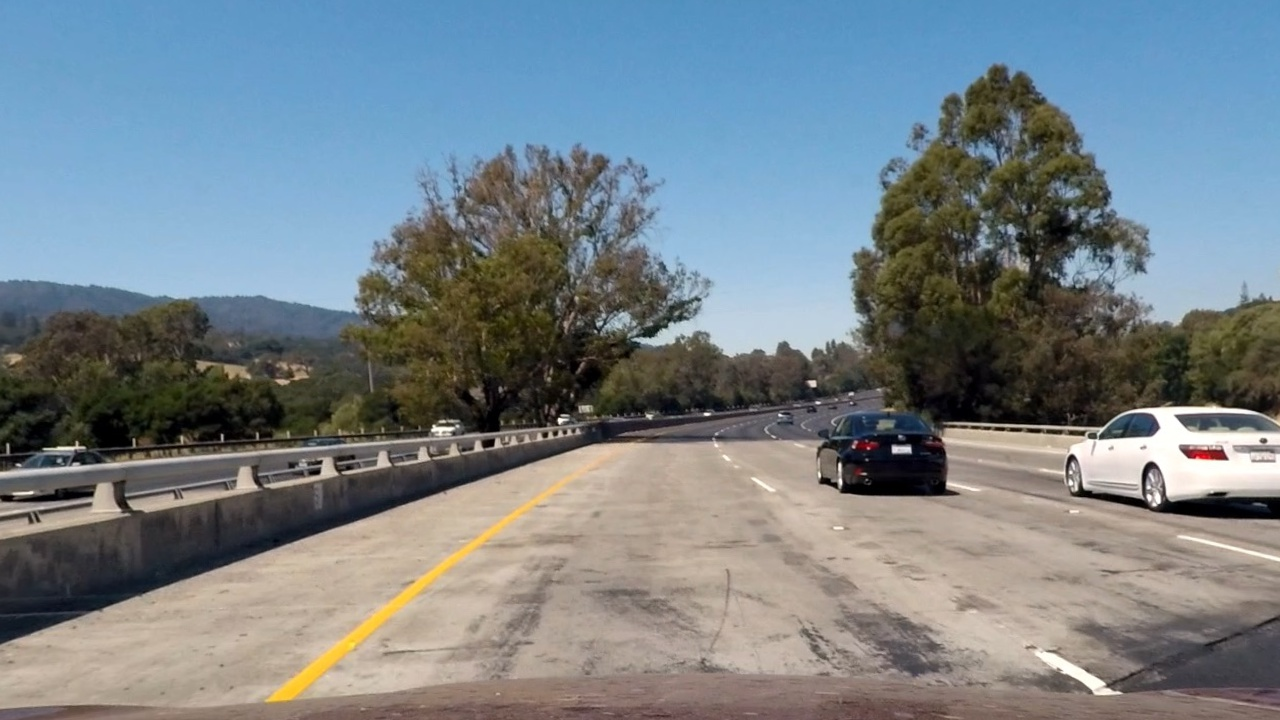
#> input picture test_images/undistorted1.jpg, 1280 x 720 px, given in place of test1.jpg, which was not available
$ python Dannys_Lane_Line_Finder_For_Images.py   (older library calls are emulated)
#> lines starting #> are read from the running program, lines starting #| are printed output that depends on the picture; after the words box and inside, x2 and y2 are one past the last pixel; in counts of white or black regions, pixels touching at a corner belong together; pictures that were not available may be replaced by others from this repository, and a replacement may not be noted
### Config.py
import cv2
import os
import numpy as np
import CameraCalibration

#Variables used throughout
Count_Frames_Processed = 0
ym_per_pix = 30/720 # meters per pixel in y dimension
xm_per_pix = 3.7/700 # meters per pixel in x dimension


# NOTE - you only have to run the CameraCalibration.calibrate_me() function one time then you can copy the values in as I did below
#  this would be repeated if you change cameras and need to redo the calibration

# cam_mtx, dist_coeffs, notused1, undistorted_img = CameraCalibration.calibrate_me()
# print(cam_mtx)
# print(dist_coeffs)

# These values were copied in from running the CameraCalibration.calibrate_me() function on the set of test images
cam_mtx =  np.array([[  1.15396093e+03,   0.00000000e+00,   6.69705359e+02],
 [  0.00000000e+00,   1.14802495e+03,   3.85656232e+02],
 [  0.00000000e+00,   0.00000000e+00,   1.00000000e+00]])

dist_coeffs = np.array([ -2.41017968e-01,  -5.30720497e-02,  -1.15810318e-03,  -1.28318543e-04,  2.67124302e-02])


os.chdir('C:/Users/bynum/documents/udacity/term1/dwb-t1-p2/test_images')

#basing image sizes and blank images off of test1.jpg throughout project
img_in = cv2.imread('test1.jpg')
#> img_in is the input picture: shape (720, 1280, 3); mean B, G, R 136.2, 130, 119.3

img_width = img_in.shape[1]
img_height = img_in.shape[0]

img_size = (img_width, img_height)


#Note with these source / original_image points, the transform looks good, but I may be giving up
#some information because it cuts off at a closer distance (lower in image) - see plot with "FindPerspectiveTransformOffline.py"
#original_image_points = np.float32([[734,482],[1025,665],[280,665],[548,482]])
original_image_points = np.float32([[693,449],[1025,665],[280,665],[593,449]])

desired_new_points = np.float32([[1025,0],[1025,719],[280,719],[280,0]])


#Create default "previously_used_fill_points" variable
#########################################
ploty = np.linspace(0, img_in.shape[0]-1, img_in.shape[0] )
left_fitx = 1*ploty**2 + 1*ploty
right_fitx = 1*ploty**2 + 1*ploty
fill_pts_left = np.array([np.transpose(np.vstack([left_fitx, ploty]))])
fill_pts_right = np.array([np.flipud(np.transpose(np.vstack([right_fitx, ploty])))])
previously_used_fill_pts1 = np.hstack((fill_pts_left, fill_pts_right))
previously_used_fill_pts2 = np.hstack((fill_pts_left, fill_pts_right))

lane_width_at_eval_pixels = 0

### ImageEdgeTransforms.py
import numpy as np
import cv2
import matplotlib.pyplot as plt
import matplotlib.image as mpimg
import pickle

import os
import sys


#Color Transform Stuff
def hls_select(img, ch_num, thresh=(0, 255)):
    # use built in cv2 function to convert RGB or BGR to HLS color space
    # Could read in with either cv2.imread() or with mpimg.imread()
    # Use ~RGB2*NEWSPACE  with mpimg and ~BGR2*NEWSPACE with cv2
    hls_img = cv2.cvtColor(img, cv2.COLOR_BGR2HLS)

    # Using this notation ([:,:,0]) to get only one color dimension - 0=Hue, 1=Level, 2=Saturation
    # The S channel seems to give good performance picking out lane lines regardless of line color and
    # presence of shadows.  Other color spaces could also be explored and/or a combination.

    if ch_num==0:
        hls_one_ch_img = hls_img[:,:,0]
    elif ch_num==1:
        hls_one_ch_img = hls_img[:,:,1]
    elif ch_num==2:
        hls_one_ch_img = hls_img[:,:,2]
    else:
        hls_one_ch_img = cv2.cvtColor(img, cv2.COLOR_BGR2GRAY)
        #print ("outputting grayscale image need to pass in a 'ch_num' to function 'hls_select'")

    #hls_thresh_bin = np.zeros_like(hls_img[:,:,0])
    hls_thresh_bin = np.zeros_like(hls_one_ch_img)

    #print(hls_thresh_bin.shape)

    #This looks like compact/clever way to set EACH element to 1 if it meets this comparison
    hls_thresh_bin[(hls_one_ch_img > thresh[0]) & (hls_one_ch_img <= thresh[1])] = 1

    # 3) Return a binary image of threshold result
    binary_output = hls_thresh_bin
    #binary_output = np.copy(img)
    return binary_output, hls_one_ch_img


def abs_sobel_thresh(img, orient='x', thresh_min=0, thresh_max=255, sobel_kernel=3):
    # Apply the following steps to img
    # 1) NOT converting to grayscale this time, using color spaces for better result
    #onech_img = cv2.cvtColor(img,cv2.COLOR_RGB2GRAY)
    #passing in one channel of HLS space instead of grayscale
    onech_img = img

    # 2) Take the derivative in x or y given orient = 'x' or 'y'
    #note the cv2.Sobel(.....1,0) is x direction and ....0,1 is y direction
    if orient == 'x':  dir_sobel = cv2.Sobel(onech_img,cv2.CV_64F,1,0, ksize= sobel_kernel)

    elif orient == 'y':  dir_sobel = cv2.Sobel(onech_img,cv2.CV_64F,0,1, ksize= sobel_kernel)

    else:  sys.exit("Error - incorrect orient value passed into abs_sobel_thresh")

    # 3) Take the absolute value of the derivative or gradient
    abs_dir_sobel = np.absolute(dir_sobel)

    # 4) Scale to 8-bit (0 - 255) then convert to type = np.uint8
    #Note Dividing current value by max value gives number between 0 and 1
    scaled_sobel = np.uint8(255*abs_dir_sobel/np.max(abs_dir_sobel))

    # 5) Create a mask of 1's where the scaled gradient magnitude
    dir_sobl_binary = np.zeros_like(scaled_sobel)  # create blank image first

    #This looks like compact/clever way to set EACH element to 1 if it meets this comparison
    dir_sobl_binary[(scaled_sobel >= thresh_min) & (scaled_sobel <= thresh_max)] = 1
    # 6) Return this mask as your binary_output image

    #binary_output = np.copy(img) # lets function run/return without filling in pipeline
    binary_output = dir_sobl_binary

    return binary_output


# Define a function that applies Sobel x or y,
# then takes an absolute value and applies a threshold.
# Note: calling your function with orient='x', thresh_min=5, thresh_max=100
# should produce output like the example image shown above this quiz.


# [33 lines left out: function mag_thresh, not called in this run]


def dir_threshold(img, sobel_kernel=3, thresh=(0, 1)):

    # Apply the following steps to img
        # 1) NOT  - Convert to grayscale - see belowS
    #onech_img = cv2.cvtColor(img,cv2.COLOR_RGB2GRAY)
    #passing in one channel of HLS space instead of grayscale
    onech_img = img

    # 2) Take the gradient in x and y separately
    xsobel = cv2.Sobel(onech_img,cv2.CV_64F,1,0, ksize=sobel_kernel)

    ysobel = cv2.Sobel(onech_img,cv2.CV_64F,0,1, ksize=sobel_kernel)
    # 3) Take the absolute value of the x and y gradients
    abs_xsobel = np.absolute(xsobel)

    abs_ysobel = np.absolute(ysobel)

    # 4) Use np.arctan2(abs_sobely, abs_sobelx) to calculate the direction of the gradient
    img_tangy = np.arctan2(abs_ysobel, abs_xsobel)
    # 5) Create a binary mask where direction thresholds are met
    img_tangy_binary = np.zeros_like(img_tangy)  # create blank image first

    #This looks like compact/clever way to set EACH element to 1 if it meets this comparison
    img_tangy_binary[(img_tangy >= thresh[0]) & (img_tangy <= thresh[1])] = 1


    # 6) Return this mask as your binary_output image
    binary_output = img_tangy_binary
    return binary_output


#Plot a histogram of the lower half of image (where lane lines are expected to be straight)
# In this case the "histogram" is really just summing the columns of pixels for each X position in the image
# and then plotting that sum across the image.
# [13 lines left out: function hist, not called in this run]

### Dannys_Lane_Line_Finder_For_Images.py
# DWB,Udacity Self Driving Car Engineer Term1, Project 2 - Advanced Lane Line Finder
# Started work Dec-16,2018 took some breaks, finished on Jan-11-2019
# Steps/Requirements for project are as follows:

# Step1:  Compute the camera calibration matrix and distortion coefficients given a set of chessboard images.
# Step2:  Apply a distortion correction to raw images.
# Step3:  Use color transforms, gradients, etc., to create a thresholded binary image.
# Step4:  Apply a perspective transform to rectify binary image ("birds-eye view").
# Step5:  Detect lane pixels and fit to find the lane boundary.
# Step6:  Determine the curvature of the lane and vehicle position with respect to center.
# Step7:  Warp the detected lane boundaries back onto the original image.
# Step8:  Output visual display of the lane boundaries and numerical estimation of lane curvature and vehicle position.


import numpy as np
import matplotlib.image as mpimg
import matplotlib.pyplot as plt
import cv2

import os
import sys

import math
import pylab

import glob

#import LaneFinderFunctions
import CameraCalibration           #
import ShowSideBySide              #Plot two Images side-by-side -- troubleshooting only
import ImageEdgeTransforms         #Apply sobel (gradient) transforms and also color transforms
import CurveFitFinder              #Fit lines to points and also generate polygon representing lane
import Config                      #Variables Used Across Modules


###################################################################################################################
# Step1:  Compute camera calibration matrix and distortion coefficients given a set of chessboard images
# obtain camera matrix and distortion coefficients using a set of calibration images and several openCV built in functions
# these built in functions area all contained within a custom function/def I wrote called "CalibrateMe" in the CameraCalibration.py module.
# The primary openCV built in functions that are used are:  cv2.findChessboardCorners and cv2.calibrateCamera


###################################################################################################################
# Step1:  Camera Calibration performed offline, outside of this main pipeline and values copied into the Config.py file


###################################################################################################################
# Step2:  Apply a distortion correction to raw images.
os.chdir('C:/Users/bynum/documents/udacity/term1/dwb-t1-p2')

paths_of_test_imgs = glob.glob('test_images/test*.png')
image_count = 0


# Read in each cal image in succession and if the inside corners arae found
# then append the list of image points to the overall set of image points so
# we can use them to calcualte a camera distortion matrix
for sing_test_img_path in paths_of_test_imgs:
	image_count += 1 # Increment counter in for loop and use for save name

	fname = sing_test_img_path

	img = cv2.imread(fname)

	#This uses the built in cv2 function and the previously calculated camera matrix and distortion coefficients
	#and since it's inside the for loop it performs it on each image in the test_images directory
	undistorted_image = cv2.undistort(img, Config.cam_mtx, Config.dist_coeffs, None, Config.cam_mtx)

	save_name="test_images/"+"undistorted"+str(image_count)+".jpg"

	cv2.imwrite(save_name, undistorted_image)

	# If you want to visulaize the undistort result then uncomment these lines
	# ShowSideBySide.plot_me(img, undistorted_image)  # Fixme, this is plotting BRG ans RGB so colors look
													#    off but don't care right now

print("Number of raw images that have been undistorted", image_count)

###################################################################################################################
# Step3:  Use color transforms, gradients, etc., to create a thresholded binary image.
# Now it is time to perform some image transforms in order to make the pixels of the lane lines really stand out.
# To do this we use some convenient color spaces (better than grayscale) and some gradient calculations.
# I encapsulated these transforms in a module called ImageEdgeTransforms.py


paths_of_undist_imgs = glob.glob('test_images/undistorted*.jpg')
image_count = 0

for sing_undist_img_path in paths_of_undist_imgs:

	image_count += 1  # Increment counter in for loop and use for save name

	fname = sing_undist_img_path
	img_in = cv2.imread(fname)

	# Use hls_select to generate a binary image (1s,0s) corresponding to only the S-channel
	# of the original image and then on top of that only S-channel values that fall within the threshold set
	#(i.e. pixels with certain intensity/brighntess) -- in this case anything above 100, or approx mid-range
	s_binary_thresh, hls_one_ch_img = ImageEdgeTransforms.hls_select(img_in, ch_num=2 ,thresh=(90, 255))
#> in hls_select, `hls_one_ch_img = hls_img[:,:,2]`:
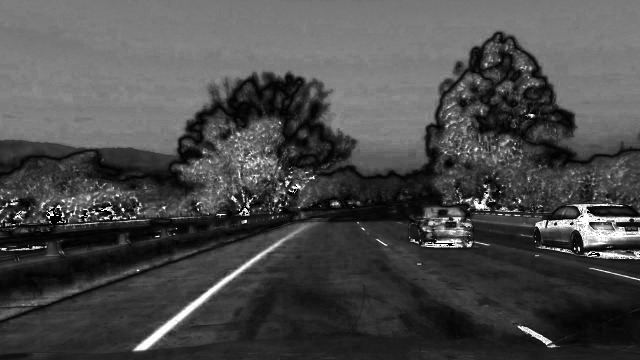
#> hls_one_ch_img: shape (720, 1280) (shown at 1/2 size); min 0, max 255, mean 74.1
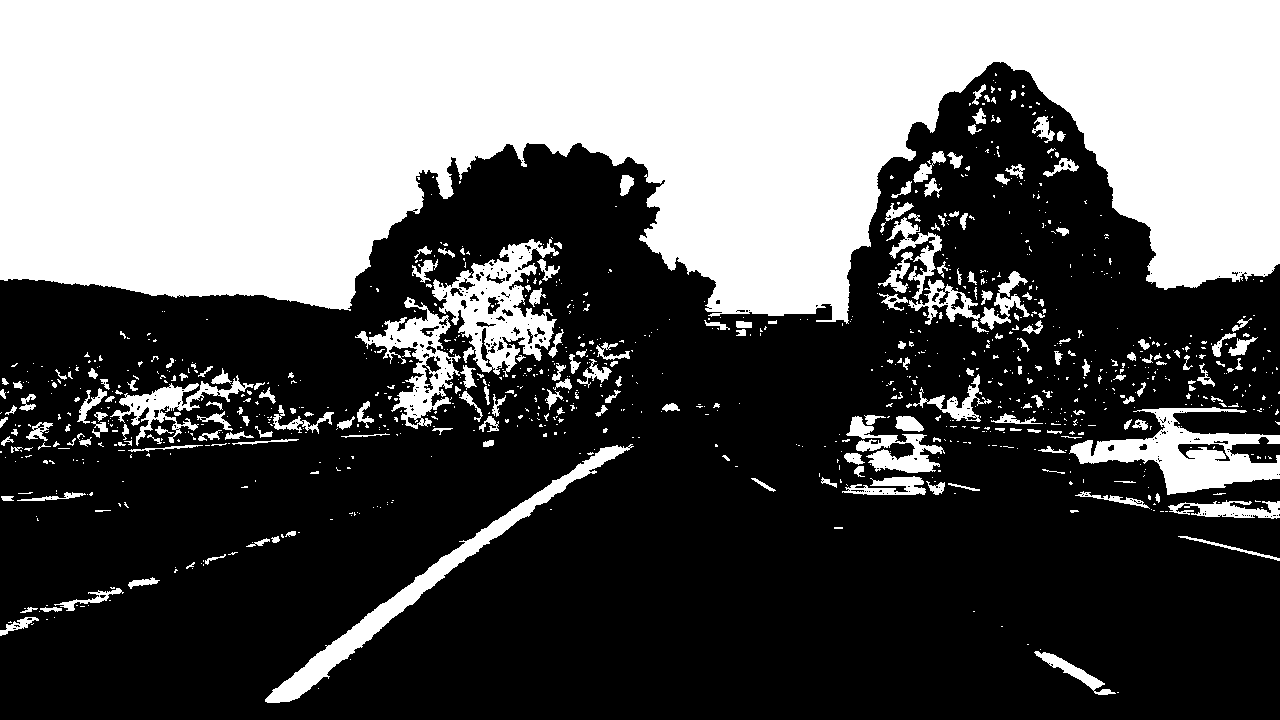
#> s_binary_thresh: shape (720, 1280); values 0 (black) and 1 (white), 38.2% white; 1028 white regions (802 under 20 px), largest, box (x1, y1, x2, y2) and area: (0, 0, 1280, 324) 293286, (1069, 407, 1280, 495) 7559, (432, 239, 559, 377) 7315

	#ShowSideBySide.plot_me_gray(simg, s_binary_thresh)

	# Take gradient with respect to x (vertical lines) and y (horizontal lines) separately which allows you
	# to set different thresholds for each direction and then combine the results
	# Note that this is similar to using the built in canny function in openCV but this gives you more control
	gradx_binary = ImageEdgeTransforms.abs_sobel_thresh(hls_one_ch_img, orient='x', thresh_min=20, thresh_max=150, sobel_kernel=9)
#> gradx_binary: shape (720, 1280); values 0 (black) and 1 (white), 8.9% white; 1806 white regions (1175 under 20 px), largest, box (x1, y1, x2, y2) and area: (262, 467, 591, 704) 5880, (457, 286, 544, 433) 3863, (890, 415, 982, 497) 1852
	grady_binary = ImageEdgeTransforms.abs_sobel_thresh(hls_one_ch_img, orient='y', thresh_min=60, thresh_max=150, sobel_kernel=9)
#> call 2 of abs_sobel_thresh, with orient = 'y', thresh_min = 60, thresh_max = 150, sobel_kernel = 9
#> in abs_sobel_thresh (call 2), `elif orient == 'y':  dir_sobel = cv2.Sobel(onech_img,cv2.CV_64F,0,1, k..`:
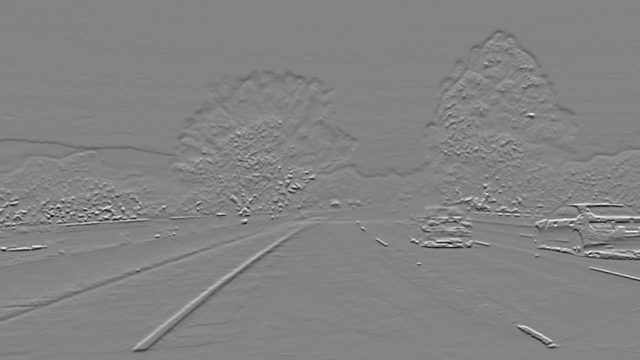
#> dir_sobel: shape (720, 1280) float64 (shown at 1/2 size); min -2275875, max 2127083, mean -3854.5; drawn with min black and max white
#> grady_binary: shape (720, 1280); values 0 (black) and 1 (white), 2.3% white in thin lines or dots, all inside (x1, y1, x2, y2) = (0, 62, 1280, 705)

	#The dir_threshold function is taking its own edge/sobel transform and then looking at what "direction" the lane lines are going in
	#fixme - I'm not exactly sure what 0.8 to 1.2 translates to - I need to look back at this more - but seems to work
	direction_binary = ImageEdgeTransforms.dir_threshold(hls_one_ch_img, sobel_kernel=3, thresh=(0.8, 1.2))
#> in dir_threshold, `img_tangy = np.arctan2(abs_ysobel, abs_xsobel)`:
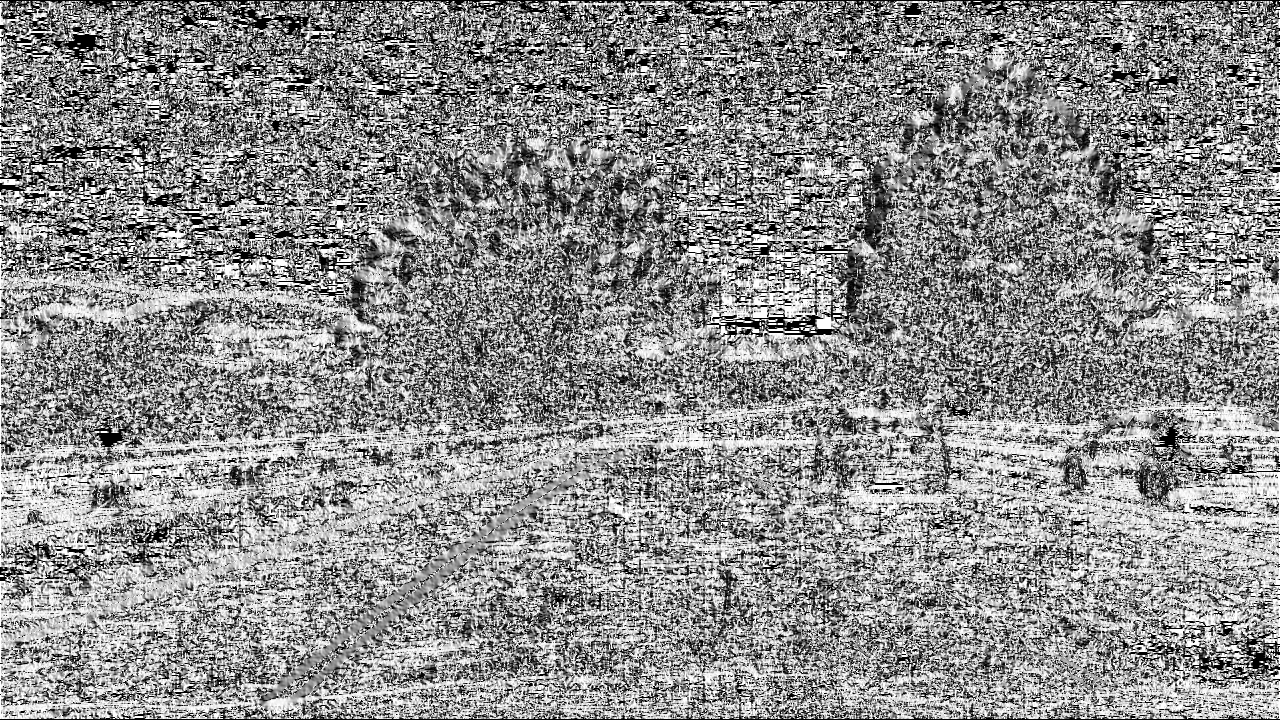
#> img_tangy: shape (720, 1280) float64; min 0, max 1.57, mean 0.875; drawn with min black and max white
#> direction_binary: shape (720, 1280) float64; values 0 (black) and 1 (white), 19.4% white in thin lines or dots

	gray_binary_thresh, gray_img = ImageEdgeTransforms.hls_select(img_in,ch_num=99 ,thresh=(200, 255))
#> (the rest of the program and of its run is left out)
